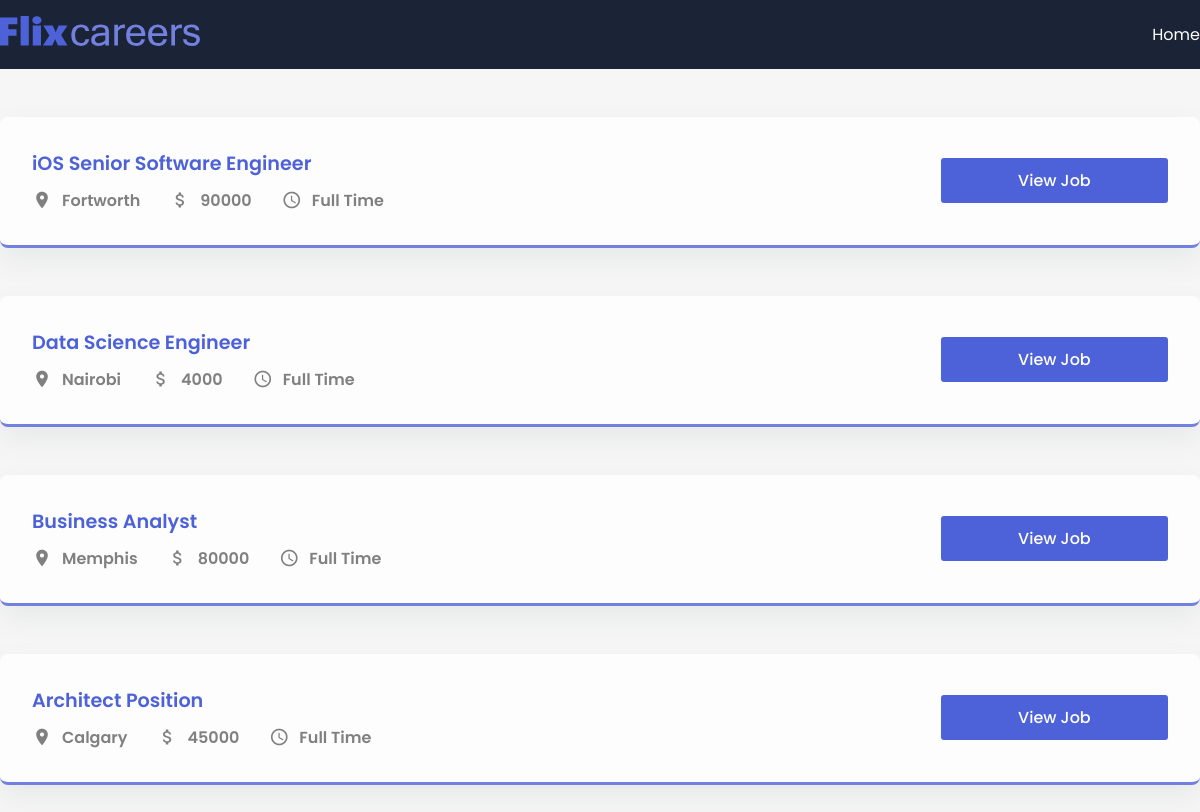
The page / on the database its author committed.
### app/models.py (models this page shows, shortened)
class JobApp(models.Model):
    JOB_TYPE = [('Full Time', 'Full Time'), ('Part Time', 'Part Time'),]
    title       = models.CharField(max_length=200)
    description = models.TextField()
    date        = models.DateTimeField(auto_now_add=True)
    expiry      = models.DateField(null=True)
    salary      = models.IntegerField()
    slug        = models.SlugField(null=True, max_length=40, unique=True)
    location    = models.OneToOneField(Location, on_delete=models.CASCADE, null=True)
    author      = models.ForeignKey(Author, on_delete=models.CASCADE, null=True)
    skills      = models.ManyToManyField(Skills)
    type        = models.CharField(max_length=200, null=False, choices=JOB_TYPE)

class Location(models.Model):
    street  = models.CharField(max_length=200)
    city    = models.CharField(max_length=200)
    state   = models.CharField(max_length=200)
    country = models.CharField(max_length=200)
    zip     = models.CharField(max_length=200)

### app/views.py (the view)
# urls.py: path('', views.job_list, name="home"),
def job_list(request):
    jobs = JobApp.objects.all()
    context = {"jobs_list": jobs}
    return render(request, "app/index.html", context)

### app/templates/app/index.html
{% extends 'base.html' %}
{% block content %}
    <section>
      <div class="container">
        {% for job in jobs_list %}
            <div class="post">
                <div class="job-info">
                <h1 class="job-title">{{job.title}}</h1>
                <div class="job-des">
                    <div class="location item">
                    <span class="material-icons"> place </span>
                    <p>{{job.location.city}}</p>
                    </div>
                    <div class="budget item">
                    <span class="material-icons"> attach_money </span>
                    <p>{{job.salary}}</p>
                    </div>
                    <div class="time item">
                    <span class="material-icons"> schedule </span>
                    <p>{{job.type}}</p>
                    </div>
                </div>
                </div>
                <div class="buttons">
                <button class="apply">
                    <a href=" {% url 'job_details' job.slug %}">View Job</a>
                </button>
                </div>
            </div>
        {% endfor %}
      </div>
    </section>
{% endblock content %}

### templates/base.html (shortened to what this page needs)
{% load static %}
<!DOCTYPE html>
<html lang="en">
  <head>
    <link rel="stylesheet" href="{% static 'app/style.css' %}" />
  </head>
  <body>
    <header>
      <nav>
        <div class="container">
          <div class="logo">
            <img src="{% static 'app/logo.svg' %}" alt="" />
          </div>
          <div class="links">
            <a href=" {% url 'home' %}">Home</a>
          </div>
        </div>
      </nav>
    </header>
    {% block content %}
    {% endblock content %}
  </body>
</html>

### app/static/app/style.css (style rules this page uses)
* { margin: 0; padding: 0; box-sizing: border-box; font-family: "Poppins", sans-serif; }
:root { --blue: #4d62d8; --lblue: #7281e0; --card: #fdfdfd; --shadow: #64646f17 0px 12px 29px 0px; --nav: #1b2436; }
body { background: #f5f6f5; }
button { border: none; outline: none; cursor: pointer; border-radius: 3px; }
nav { background: var(--nav); padding: 1em 0; }
a { text-decoration: none; color: white; }
.container { max-width: 1200px; margin: auto; }
nav .container { display: flex; align-items: center; justify-content: space-between; color: white; }
.logo { width: 200px; }
img { width: 100%; }
.links { display: flex; align-items: center; justify-content: center; }
.links a { color: white; margin-left: 30px; font-size: 1rem; font-weight: 400; }
.post { background: var(--card); border-radius: 8px; padding: 2em; box-shadow: var(--shadow); margin-top: 3em; display: grid; align-items: center; grid-template-columns: 8fr 2fr; border-bottom: 3px solid var(--lblue); }
.buttons { display: grid; grid-template-columns: repeat(1, 1fr); gap: 20px; }
.post:last-child { margin-bottom: 5em; }
.item { display: flex; align-items: center; margin-left: 30px; }
.item:first-child { margin-left: 0; }
.job-des { display: flex; align-items: center; }
.item span { margin-right: 10px; font-size: 20px !important; color: gray; }
.item p { font-size: 1rem; font-weight: 600; color: gray; }
.apply { background: var(--blue); height: 45px; padding: 0 40px; color: white; font-size: 1rem; font-weight: 500; }
.job-title { font-size: 1.2rem; font-weight: 600; margin-bottom: 10px; color: var(--blue); }
button { cursor: pointer; }

### rows shown on the page
JobApp: title "iOS Senior Software Engineer", location.city "Fortworth", salary "90000", type "Full Time"
JobApp: title "Data Science Engineer", location.city "Nairobi", salary "4000", type "Full Time"
JobApp: title "Business Analyst", location.city "Memphis", salary "80000", type "Full Time"
JobApp: title "Architect Position", location.city "Calgary", salary "45000", type "Full Time"
